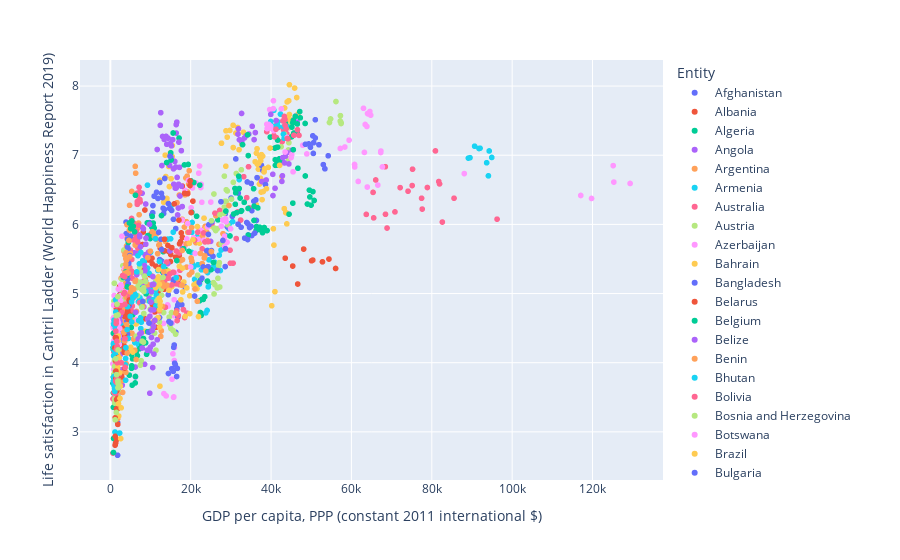

Notebook code cell kept with this figure:
### Code cell
# df = px.data.iris()

fig = px.scatter(df_1, x=x, y=y, color="Entity", hover_data=['Entity', x, y, 'Year'])
fig.show()
